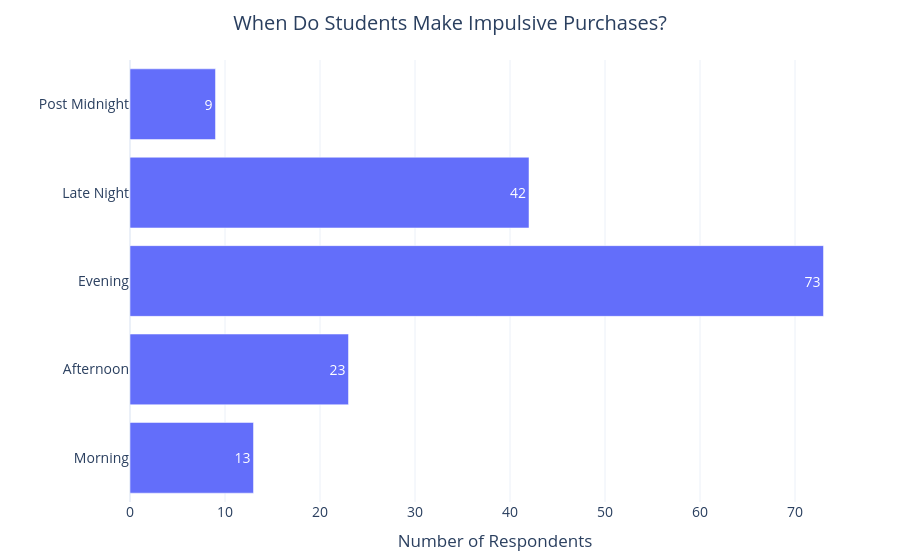

Write notebook code for a chart like this one.
### Markdown cell above
# Spending Behaviour
## Impulse Purchase Timing

### Code cell
time_cols = {
    "flag_morning": "Morning",
    "flag_afternoon": "Afternoon",
    "flag_evening": "Evening",
    "flag_latenight": "Late Night",
    "flag_postmidnight": "Post Midnight"
}

time_data = pd.DataFrame({
    "Time": list(time_cols.values()),
    "Count": [
        df[col].sum()
        for col in time_cols.keys()
    ]
})

fig = px.bar(
    time_data,
    x="Count",
    y="Time",
    orientation="h",
    text_auto=True,
    title="When Do Students Make Impulsive Purchases?"
)

fig.update_layout(
    **common_layout,
    xaxis_title="Number of Respondents",
    yaxis_title=""
)

fig.show()

### Figure 1 — Plotly figure (JSON) as saved in the notebook; plotly's stock layout.template omitted (floating-point values rounded to 4 significant figures)
{"data": [{"hovertemplate": "Count=%{x}<br>Time=%{y}<extra></extra>", "legendgroup": "", "marker": {"color": "#636efa", "pattern": {"shape": ""}}, "name": "", "orientation": "h", "showlegend": false, "textposition": "auto", "texttemplate": "%{x}", "type": "bar", "x": [13, 23, 73, 42, 9], "xaxis": "x", "y": ["Morning", "Afternoon", "Evening", "Late Night", "Post Midnight"], "yaxis": "y"}], "layout": {"barmode": "relative", "font": {"size": 14}, "legend": {"tracegroupgap": 0}, "margin": {"b": 40, "l": 40, "r": 40, "t": 60}, "title": {"text": "When Do Students Make Impulsive Purchases?", "x": 0.5}, "xaxis": {"anchor": "y", "domain": [0, 1], "title": {"text": "Number of Respondents"}}, "yaxis": {"anchor": "x", "domain": [0, 1], "title": {"text": ""}}}}
